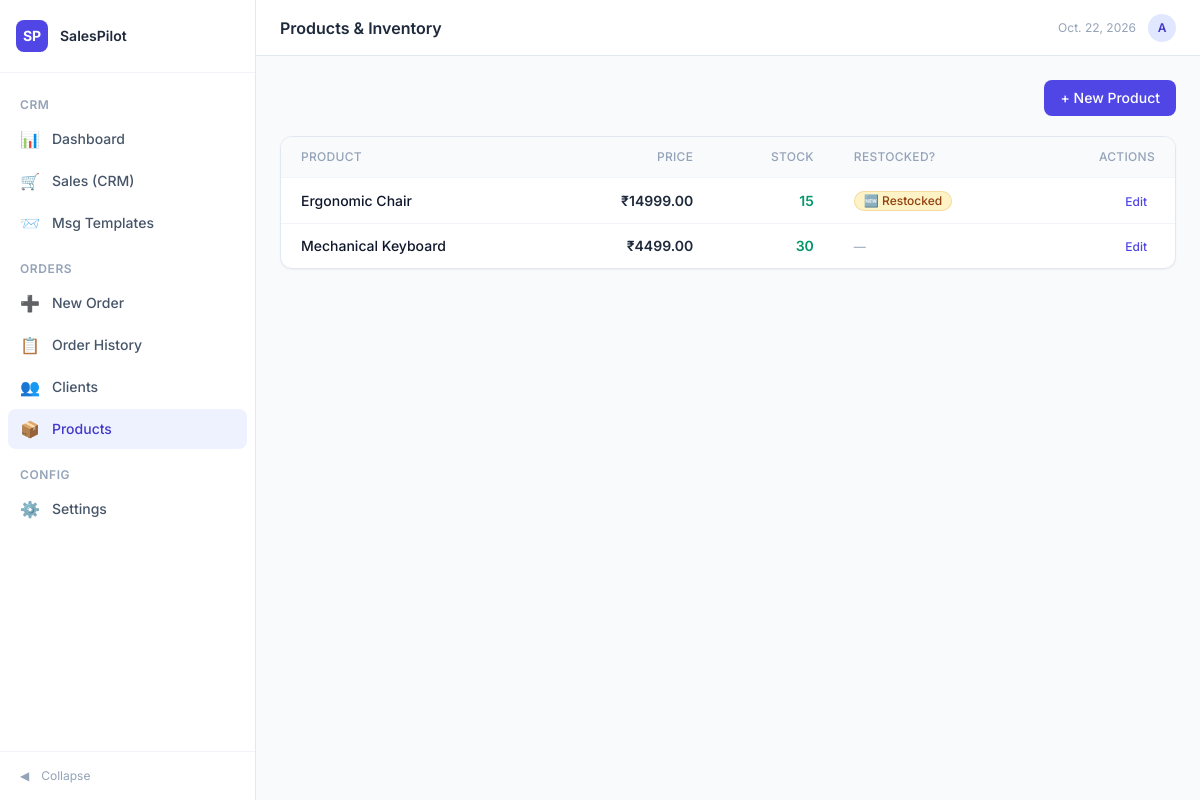
Screenshot of /products/ with the database file from the repository.
### orders/models.py (models this page shows, shortened)
class Product(models.Model):
    name = models.CharField(max_length=255, unique=True)
    description = models.TextField(blank=True)
    stock_quantity = models.IntegerField(
        default=0,
        validators=[MinValueValidator(0)],
    )
    price = models.DecimalField(
        max_digits=10,
        decimal_places=2,
        validators=[MinValueValidator(Decimal('0.01'))],
    )
    is_restocked = models.BooleanField(
        default=False,
        help_text='Mark True when new stock arrives — triggers weekly restock alerts.',
    )
    created_at = models.DateTimeField(auto_now_add=True)
    updated_at = models.DateTimeField(auto_now=True)
    class Meta:
        ordering = ['name']
        verbose_name = 'Product'
        verbose_name_plural = 'Products'

### orders/views.py (the view)
# urls.py: path('products/', views.ProductListView.as_view(), name='product_list'),
class ProductListView(ListView):
    model = Product
    template_name = 'orders/product_list.html'
    context_object_name = 'products'
    paginate_by = 25

### orders/templates/orders/product_list.html (shortened to what this page needs)
{% extends "sales/base.html" %}
{% block page_title %}Products & Inventory{% endblock %}
{% block content %}
<div class="mb-5 flex justify-end">
  <a href="{% url 'orders:product_create' %}" class="inline-flex items-center gap-2 rounded-lg bg-indigo-600 px-4 py-2 text-sm font-medium text-white hover:bg-indigo-700">+ New Product</a>
</div>
<div class="rounded-xl border border-slate-200 bg-white shadow-sm overflow-hidden">
  {% if products %}
  <table class="min-w-full divide-y divide-slate-100 text-sm">
    <thead class="bg-slate-50">
      <tr>
        <th class="px-5 py-3 text-left text-xs font-medium uppercase tracking-wide text-slate-400">Product</th>
        <th class="px-5 py-3 text-right text-xs font-medium uppercase tracking-wide text-slate-400">Price</th>
        <th class="px-5 py-3 text-right text-xs font-medium uppercase tracking-wide text-slate-400">Stock</th>
        <th class="px-5 py-3 text-left text-xs font-medium uppercase tracking-wide text-slate-400">Restocked?</th>
        <th class="px-5 py-3 text-right text-xs font-medium uppercase tracking-wide text-slate-400">Actions</th>
      </tr>
    </thead>
    <tbody class="divide-y divide-slate-100">
      {% for product in products %}
      <tr class="hover:bg-slate-50">
        <td class="px-5 py-3">
          <div class="font-medium text-slate-900">{{ product.name }}</div>
        </td>
        <td class="px-5 py-3 text-right font-semibold text-slate-800">₹{{ product.price|floatformat:2 }}</td>
        <td class="px-5 py-3 text-right">
          <span class="font-semibold {% if product.stock_quantity > 0 %}text-emerald-600{% else %}text-red-500{% endif %}">
            {{ product.stock_quantity }}
          </span>
        </td>
        <td class="px-5 py-3">
          {% if product.is_restocked %}
          <span class="inline-flex items-center rounded-full bg-amber-100 px-2.5 py-0.5 text-xs font-medium text-amber-800 ring-1 ring-inset ring-amber-600/20">🆕 Restocked</span>
          {% else %}
          <span class="text-slate-400 text-xs">—</span>
          {% endif %}
        </td>
        <td class="px-5 py-3 text-right">
          <a href="{% url 'orders:product_update' product.pk %}" class="rounded px-2 py-1 text-xs font-medium text-indigo-600 hover:bg-indigo-50">Edit</a>
        </td>
      </tr>
      {% endfor %}
    </tbody>
  </table>
  {% else %}
  <div class="flex flex-col items-center py-16 text-slate-400">
    <span class="text-5xl mb-4">📦</span>
    <p class="text-sm">No products yet. <a href="{% url 'orders:product_create' %}" class="text-indigo-600 hover:underline">Add the first →</a></p>
  </div>
  {% endif %}
</div>
{% endblock %}

### sales/templates/sales/base.html (shortened to what this page needs)
{% load crm_extras %}<!DOCTYPE html>
<html lang="en" class="h-full">
<head>
  <script src="https://cdn.tailwindcss.com"></script>
</head>
<body class="h-full bg-slate-50 font-sans text-slate-900 antialiased"
      x-data="{ sidebarOpen: true, toasts: [] }"
      x-init="
      ">
  <div class="flex h-full">
    <aside :class="sidebarOpen?'w-64':'w-16'" class="flex h-full flex-col border-r border-slate-200 bg-white transition-all duration-300 shrink-0">
      <div class="flex items-center gap-3 px-4 py-5 border-b border-slate-100">
        <div class="flex h-8 w-8 shrink-0 items-center justify-center rounded-lg bg-indigo-600 text-white font-bold text-sm">SP</div>
        <span x-show="sidebarOpen" class="text-sm font-semibold text-slate-800 truncate">SalesPilot</span>
      </div>
      {% with url_name=request.resolver_match.url_name %}
      <nav class="flex-1 overflow-y-auto px-2 py-4 space-y-0.5">
        <p x-show="sidebarOpen" class="px-3 pt-2 pb-1 text-xs font-semibold uppercase tracking-wider text-slate-400">CRM</p>
        <a href="{% url 'sales:dashboard' %}" class="flex items-center gap-3 rounded-lg px-3 py-2 text-sm font-medium transition-colors {% if url_name == 'dashboard' %}bg-indigo-50 text-indigo-700{% else %}text-slate-600 hover:bg-slate-100{% endif %}">
          <span class="text-base shrink-0">📊</span><span x-show="sidebarOpen">Dashboard</span>
        </a>
        <a href="{% url 'sales:sale_list' %}" class="flex items-center gap-3 rounded-lg px-3 py-2 text-sm font-medium transition-colors {% if 'sale' in url_name and 'order' not in url_name %}bg-indigo-50 text-indigo-700{% else %}text-slate-600 hover:bg-slate-100{% endif %}">
          <span class="text-base shrink-0">🛒</span><span x-show="sidebarOpen">Sales (CRM)</span>
        </a>
        <a href="{% url 'sales:template_list' %}" class="flex items-center gap-3 rounded-lg px-3 py-2 text-sm font-medium transition-colors {% if 'template' in url_name %}bg-indigo-50 text-indigo-700{% else %}text-slate-600 hover:bg-slate-100{% endif %}">
          <span class="text-base shrink-0">📨</span><span x-show="sidebarOpen">Msg Templates</span>
        </a>
        <p x-show="sidebarOpen" class="px-3 pt-4 pb-1 text-xs font-semibold uppercase tracking-wider text-slate-400">Orders</p>
        <a href="{% url 'orders:order_create' %}" class="flex items-center gap-3 rounded-lg px-3 py-2 text-sm font-medium transition-colors {% if url_name == 'order_create' %}bg-indigo-50 text-indigo-700{% else %}text-slate-600 hover:bg-slate-100{% endif %}">
          <span class="text-base shrink-0">➕</span><span x-show="sidebarOpen">New Order</span>
        </a>
        <a href="{% url 'orders:order_list' %}" class="flex items-center gap-3 rounded-lg px-3 py-2 text-sm font-medium transition-colors {% if url_name == 'order_list' or url_name == 'order_detail' %}bg-indigo-50 text-indigo-700{% else %}text-slate-600 hover:bg-slate-100{% endif %}">
          <span class="text-base shrink-0">📋</span><span x-show="sidebarOpen">Order History</span>
        </a>
        <a href="{% url 'orders:client_list' %}" class="flex items-center gap-3 rounded-lg px-3 py-2 text-sm font-medium transition-colors {% if 'client' in url_name %}bg-indigo-50 text-indigo-700{% else %}text-slate-600 hover:bg-slate-100{% endif %}">
          <span class="text-base shrink-0">👥</span><span x-show="sidebarOpen">Clients</span>
        </a>
        <a href="{% url 'orders:product_list' %}" class="flex items-center gap-3 rounded-lg px-3 py-2 text-sm font-medium transition-colors {% if 'product' in url_name %}bg-indigo-50 text-indigo-700{% else %}text-slate-600 hover:bg-slate-100{% endif %}">
          <span class="text-base shrink-0">📦</span><span x-show="sidebarOpen">Products</span>
        </a>
        <p x-show="sidebarOpen" class="px-3 pt-4 pb-1 text-xs font-semibold uppercase tracking-wider text-slate-400">Config</p>
        <a href="{% url 'sales:settings' %}" class="flex items-center gap-3 rounded-lg px-3 py-2 text-sm font-medium transition-colors {% if url_name == 'settings' %}bg-indigo-50 text-indigo-700{% else %}text-slate-600 hover:bg-slate-100{% endif %}">
          <span class="text-base shrink-0">⚙️</span><span x-show="sidebarOpen">Settings</span>
        </a>
      </nav>
      {% endwith %}
      <div class="border-t border-slate-100 p-2">
        <button @click="sidebarOpen=!sidebarOpen" class="flex w-full items-center gap-3 rounded-lg px-3 py-2 text-xs text-slate-400 hover:bg-slate-100 transition-colors">
          <span x-text="sidebarOpen?'◀':'▶'" class="shrink-0"></span>
          <span x-show="sidebarOpen">Collapse</span>
        </button>
      </div>
    </aside>
    <div class="flex flex-1 flex-col overflow-hidden">
      <header class="flex h-14 shrink-0 items-center justify-between border-b border-slate-200 bg-white px-6">
        <h1 class="text-base font-semibold text-slate-800">{% block page_title %}Dashboard{% endblock %}</h1>
        <div class="flex items-center gap-3">
          <span class="text-xs text-slate-400">{% now "N j, Y" %}</span>
          <div class="flex h-7 w-7 items-center justify-center rounded-full bg-indigo-100 text-indigo-700 text-xs font-semibold">A</div>
        </div>
      </header>
      <main class="flex-1 overflow-y-auto p-6">
        {% block content %}{% endblock %}
      </main>
    </div>
  </div>
</body>
</html>

### rows the page displays
Product: name "Ergonomic Chair", price "14999.00", stock_quantity "15", is_restocked "🆕 Restocked"
Product: name "Mechanical Keyboard", price "4499.00", stock_quantity "30"
